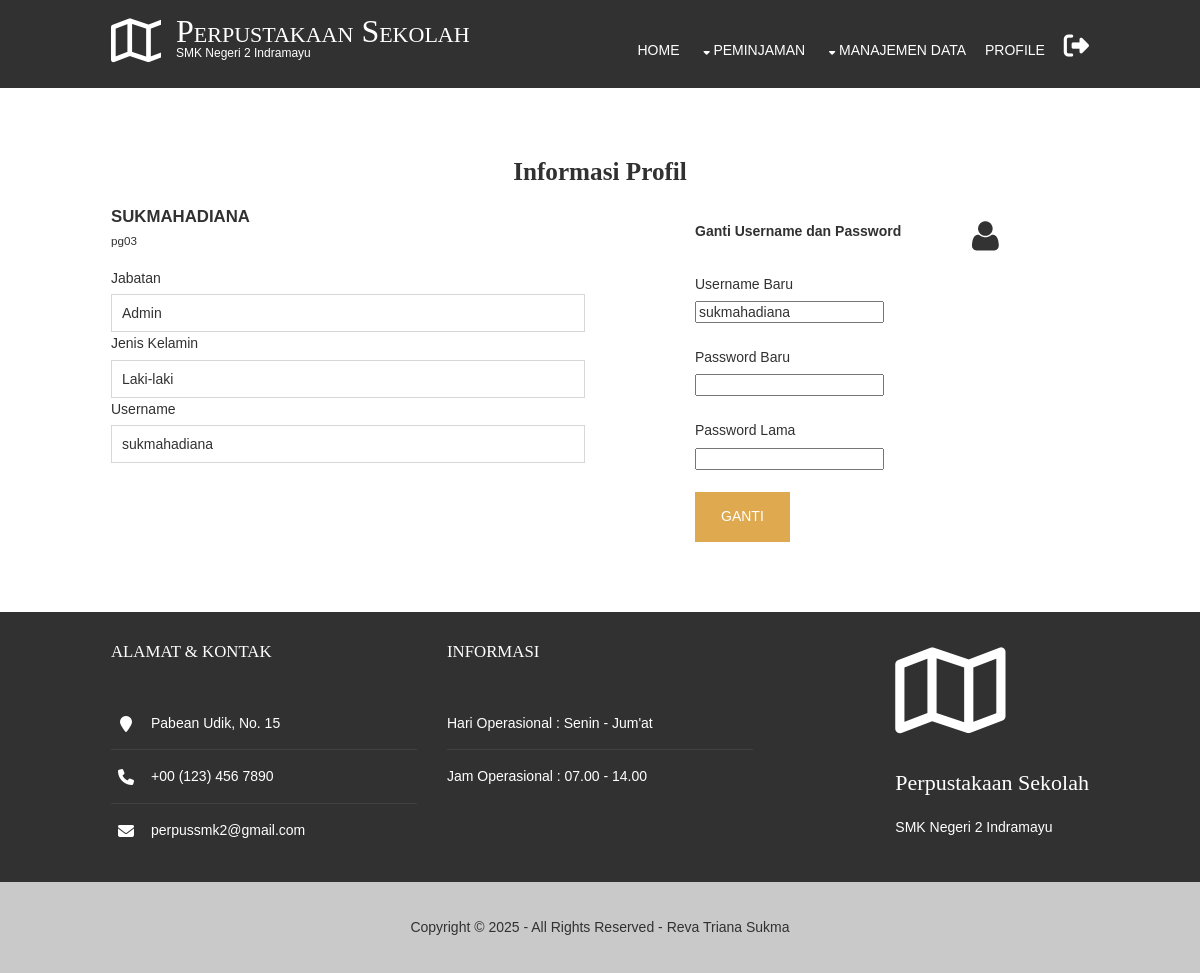
Screenshot of /pages/profil/info_profil.php (signed in) with the database file from the repository.
### tables this page shows
CREATE TABLE `pegawai` (
  `kode_pg` char(4) NOT NULL,
  `nama_pg` varchar(50) DEFAULT NULL,
  `jabatan` char(1) DEFAULT NULL,
  `jk` char(1) DEFAULT NULL,
  `username` varchar(50) NOT NULL,
  `password` varchar(255) NOT NULL
);

### koneksi.php (called while the page is built, shortened)
<?php
class database {
	var $host = "localhost";
	var $username = "root";
	var $password = "";
	var $database = "dataperpus";
	var $koneksi = "";
	function __construct(){
		$this->koneksi = mysqli_connect($this->host, $this->username, $this->password, $this->database);
	}
	function get_logged_in_pegawai($kode_pg) {
		$query = mysqli_query($this->koneksi, "SELECT * FROM pegawai WHERE kode_pg = '$kode_pg'");
		return $query->fetch_array();
	}
}
?>

### pages/profil/info_profil.php (the view, shortened to what this page needs)
<?php
include '../../index_header.php';
include '../../koneksi.php';
$db = new database();
$kode_pg = $_SESSION['pegawai_id'];
$pegawai = $db->get_logged_in_pegawai($kode_pg);
?>
<!DOCTYPE html>
<html>
<head>
<link href="../../layout/styles/layout.css" rel="stylesheet" type="text/css" media="all">
<link rel="stylesheet" href="https://cdnjs.cloudflare.com/ajax/libs/font-awesome/6.7.2/css/all.min.css" />
</head>
<body>
<div class="row0">
<main class="hoc container clear">
    <h1 class="bold font-x2 center">Informasi Profil</h1>
    <div id="comments">
            <article class="one_half first mar_art">
              <header class="btmspace-15">
                  <address class="font-x1">
                    <?php echo $pegawai['nama_pg'] ?>
                  </address>
                  <time><?php echo $pegawai['kode_pg'] ?></time>
              </header>
              <div>
                <tr>
                    <td><label for="jabatan">Jabatan</label></td>
                    <td>
                    <?php
                        $kd_jabatan = $pegawai['jabatan'] == 1 ? 'Admin' : 'Pegawai';
                    ?>
                    <input type="text" name="jabatan" value="<?php echo $kd_jabatan ?>" readonly>
                    </td>
                </tr>
                <tr>
                    <td><label for="jk">Jenis Kelamin</label></td>
                    <td>
                    <?php
                        $jenis_kelamin = $pegawai['jk'] == 1 ? 'Laki-laki' : 'Perempuan';
                    ?>
                    <input type="text" name="jk" value="<?php echo $jenis_kelamin ?>" readonly>
                    </td>
                </tr>
                <tr>
                    <td><label for="username">Username</label></td>
                    <td><input type="text" name="username" value="<?php echo $pegawai['username'] ?>" readonly></td>
                </tr>
              </div>
            </article>
    </div>
    <div class="one_third fl_right">
      <header class="btmspace-30">
        <figure class="avatar fl_right"><img src="../../images/avatar.png" alt=""></figure>
        <p class="btmspace-15 bold">Ganti Username dan Password</p>
      </header>
      <div>
        <form action="update_profil.php" method="POST">
            <label for="username">Username Baru</label></br>
            <input type="text" name="username" value="<?php echo $pegawai['username']; ?>" required></br></br>
            <label for="password">Password Baru</label></br>
            <input type="password" name="password" required></br></br>
            <label for="old_password">Password Lama</label></br>
            <input type="password" name="old_password" required></br></br>
            <input class="btn" type="submit" name="submit" value="ganti">
        </form>
      </div>
    </div>
</main>
</body>
</html>

### layout/styles/layout.css (style rules this page uses)
.container { padding:70px 0; }
#comments address { font-weight:bold; }
#comments time { font-size:smaller; }
#comments input, #comments textarea { width:100%; padding:10px; border:1px solid; }
#comments div { margin-bottom:15px; }
#footer { padding:30px 0; }
#footer .title { margin:0 0 50px 0; padding:0; font-size:1.2rem; text-transform:uppercase; }
#footer .linklist li { display:block; margin-bottom:15px; padding:0 0 15px 0; border-bottom:1px solid; }
#footer .linklist li:last-child { margin:0; padding:0; border:none; }
#footer .linklist li::before, #footer .linklist li::after { display:table; content:""; }
#footer .linklist li, #footer .linklist li::after { clear:both; }
#footer .contact.linklist li, #footer .contact.linklist li:last-child { position:relative; padding-left:40px; }
#footer .contact li * { margin:0; padding:0; line-height:1.6; }
#footer .contact li i { display:block; position:absolute; top:0; left:0; width:30px; font-size:16px; text-align:center; }
#copyright { padding:20px 0; text-align: center; }
*, *::before, *::after { transition:all .3s ease-in-out; }
body { color:#888888; background-color:#FFFFFF; }
a { color:#DFA94F; }
.btn, .btn.inverse:hover { color:#FFFFFF; background-color:#DFA94F; border-color:#DFA94F; }
.row0 { background-color:#FFFFFF; color:#313131; }
.row4 { color:#FFFFFF; background-color:#313131; border-color:#DFA94F }
.row5, .row5 a { color:#313131; background-color:#cac9c9; }
#footer .linklist li { border-color:#414141; }
table, th, td, #comments .avatar, #comments input, #comments textarea { border-color:#D7D7D7; }
@media screen and (min-width:978px) { .hoc { max-width:978px; } }
.mar_art { margin-right: 80px; }

### layout/styles/framework.css (style rules this page uses)
html { overflow-y: scroll; overflow-x: hidden; }
html, body { margin: 0; padding: 0; font-size: 14px; line-height: 1.6em; }
*, *::before, *::after { box-sizing: border-box; }
.bold { font-weight: bold; }
.center { text-align: center; }
.nospace { margin: 0; padding: 0; list-style: none; }
.btn { display: inline-block; padding: 15px 25px 17px; text-transform: uppercase; border: 1px solid; }
.clear, .group { display: block; }
.clear::before, .clear::after, .group::before, .group::after { display: table; content: ""; }
.clear, .clear::after, .group, .group::after { clear: both; }
a { outline: none; text-decoration: none; }
.fl_right, .imgr { float: right; }
img { width: auto; max-width: 100%; height: auto; margin: 0; padding: 0; border: none; line-height: normal; vertical-align: middle; }
body, input, textarea, select { font-family: Verdana, Geneva, sans-serif; }
h1, h2, h3, h4, h5, h6, .heading { font-family: Georgia, "Times New Roman", Times, serif; }
form, fieldset, legend { margin: 0; padding: 0; border: none; }
label, input, textarea, select { display: inline-block; resize: none; outline: none; color: inherit; font-size: inherit; font-family: inherit; vertical-align: middle; }
label { margin-bottom: 5px; }
:required, :invalid { outline: none; box-shadow: none; }
h1, h2, h3, h4, h5, h6, .heading { margin: 0 0 20px 0; font-size: 22px; line-height: normal; font-weight: normal; text-transform: capitalize; }
address { font-style: normal; font-weight: normal; }
.font-x1 { font-size: 1.2rem; }
.font-x2 { font-size: 1.8rem; }
.wrapper { display: block; width: 100%; margin: 0; padding: 0; text-align: left; word-wrap: break-word; }
.hoc { display: block; margin: 0 auto; }
address, article, aside, figcaption, figure, footer, header, main, nav, section { display: block; margin: 0; padding: 0; }
.one_half, .one_third, .two_third, .one_quarter, .two_quarter, .three_quarter { display: inline-block; float: left; margin: 0 0 0 3.06748466257669%; list-style: none; }
.first { margin-left: 0; clear: left; }
.one_third { width: 31.28834355828221%; }
.one_half, .two_quarter { width: 48.46625766871166%; }
.btmspace-15 { margin-bottom: 15px; }
.btmspace-30 { margin-bottom: 30px; }

### rows the page displays
pegawai: nama_pg "SUKMAHADIANA", kode_pg "pg03", jabatan "Admin", jk "Laki-laki", username "sukmahadiana"
